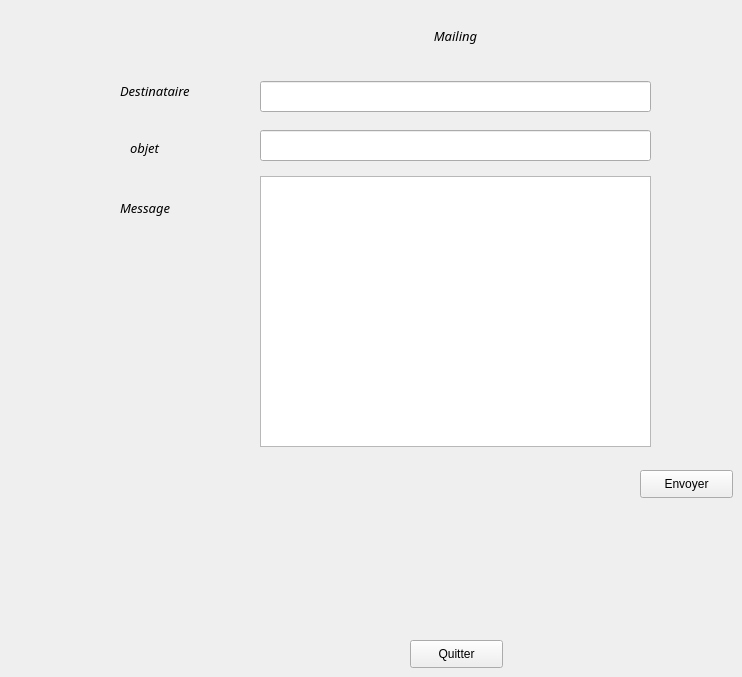
      <widget class="QWidget" name="tab_11">
       <attribute name="title">
        <string>Envoyer mail</string>
       </attribute>
       <widget class="QLineEdit" name="objet_mail">
        <property name="geometry">
         <rect>
          <x>260</x>
          <y>130</y>
          <width>391</width>
          <height>31</height>
         </rect>
        </property>
       </widget>
       <widget class="QLineEdit" name="a_mail">
        <property name="geometry">
         <rect>
          <x>260</x>
          <y>81</y>
          <width>391</width>
          <height>31</height>
         </rect>
        </property>
       </widget>
       <widget class="QLabel" name="label_31">
        <property name="geometry">
         <rect>
          <x>260</x>
          <y>20</y>
          <width>391</width>
          <height>31</height>
         </rect>
        </property>
        <property name="font">
         <font>
          <family>Sitka Text</family>
          <pointsize>10</pointsize>
          <italic>true</italic>
         </font>
        </property>
        <property name="text">
         <string>Mailing</string>
        </property>
        <property name="alignment">
         <set>Qt::AlignCenter</set>
        </property>
       </widget>
       <widget class="QPushButton" name="send_mail">
        <property name="geometry">
         <rect>
          <x>640</x>
          <y>470</y>
          <width>93</width>
          <height>28</height>
         </rect>
        </property>
        <property name="text">
         <string>Envoyer</string>
        </property>
       </widget>
       <widget class="QPlainTextEdit" name="message_mail">
        <property name="geometry">
         <rect>
          <x>260</x>
          <y>176</y>
          <width>391</width>
          <height>271</height>
         </rect>
        </property>
       </widget>
       <widget class="QLabel" name="label_32">
        <property name="geometry">
         <rect>
          <x>120</x>
          <y>80</y>
          <width>111</width>
          <height>21</height>
         </rect>
        </property>
        <property name="font">
         <font>
          <family>Sitka Text</family>
          <pointsize>10</pointsize>
          <italic>true</italic>
         </font>
        </property>
        <property name="text">
         <string>Destinataire</string>
        </property>
       </widget>
       <widget class="QLabel" name="label_33">
        <property name="geometry">
         <rect>
          <x>130</x>
          <y>140</y>
          <width>56</width>
          <height>16</height>
         </rect>
        </property>
        <property name="font">
         <font>
          <family>Sitka Text</family>
          <pointsize>10</pointsize>
          <italic>true</italic>
         </font>
        </property>
        <property name="text">
         <string>objet</string>
        </property>
       </widget>
       <widget class="QLabel" name="label_34">
        <property name="geometry">
         <rect>
          <x>120</x>
          <y>200</y>
          <width>91</width>
          <height>16</height>
         </rect>
        </property>
        <property name="font">
         <font>
          <family>Sitka Text</family>
          <pointsize>10</pointsize>
          <italic>true</italic>
         </font>
        </property>
        <property name="text">
         <string>Message</string>
        </property>
       </widget>
       <widget class="QPushButton" name="quitter">
        <property name="geometry">
         <rect>
          <x>410</x>
          <y>640</y>
          <width>93</width>
          <height>28</height>
         </rect>
        </property>
        <property name="text">
         <string>Quitter</string>
        </property>
       </widget>
      </widget>
